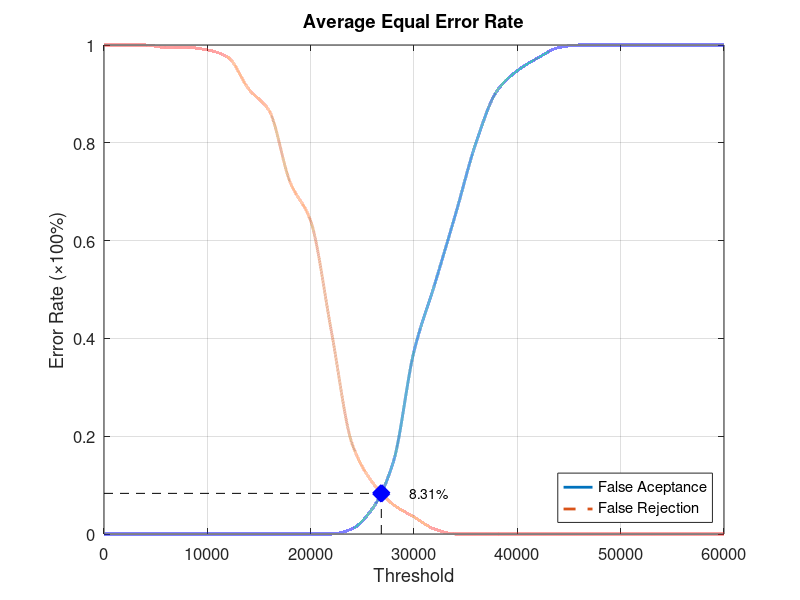
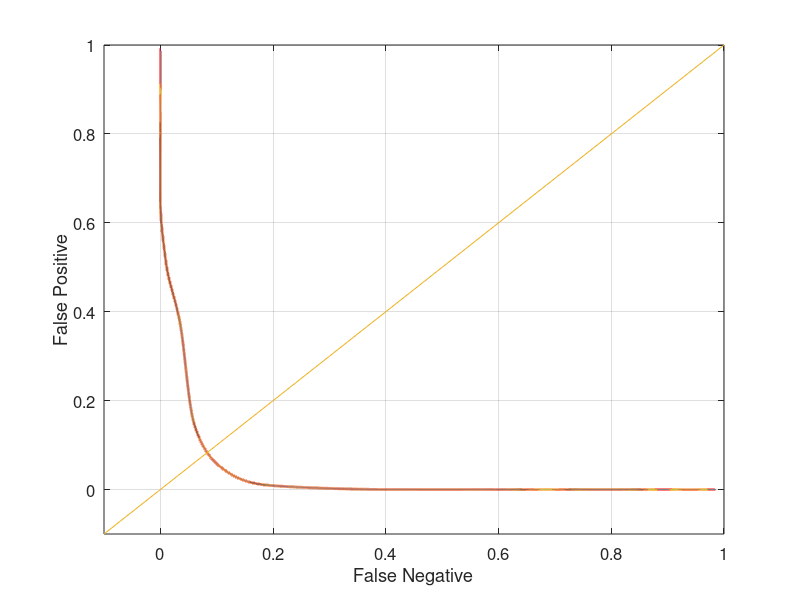

The MATLAB script that drew these images, in order:
function yEER = Database4_3
close all;
clear;
clc;
x = 0:2000:60000;
xq = 0:0.5:60000;

y0 = [0 0 0 0 0 0 0 0 0 0 0 0 0.0105263 0.0526316 0.147368 0.373684 0.510526 0.652632 0.8 0.905263 0.947368 0.973684 0.994737 1 1 1 1 1 1 1 1];
yy0 = interp1(x, y0, xq, 'pchip');
y1 = [1 1 1 0.995 0.995 0.99 0.975 0.91 0.865 0.72 0.64 0.415 0.185 0.105 0.06 0.035 0.01 0 0 0 0 0 0 0 0 0 0 0 0 0 0];
yy1 = interp1(x, y1, xq, 'pchip');

% Calculating EER: 
y2 = abs(y0 - y1);
find(y2 == min(y2))
yy2 = abs(yy0 - yy1);
xEER = find(yy2 == min(yy2));
xEERIndex = xq(xEER) % X-axis EER
yEER = yy0(xEER) % Y-axis EER

main = figure
plot(xq, yy0,'-','LineWidth', 2);	hold on
plot(xq, yy1,'--','LineWidth', 2);	hold on
plot([xEERIndex xEERIndex], [0 yEER], 'k--');	hold on
plot([0 xEERIndex], [yEER yEER], 'k--');	hold on
plot(xEERIndex, yEER, 'bx', 'LineWidth', 10);	hold on
text(xEERIndex + 10 * xEERIndex / 100, yEER, [num2str(round((10000 * yEER)) / 100) '%'])
legend('False Aceptance', 'False Rejection', 'Location', 'SouthEast')
xlabel('Threshold')
ylabel('Error Rate (\times100%)')
title('Average Equal Error Rate')
set(gca, 'FontSize', 12)
axis([0 60000 0 1])
grid on

print(main, 'Database4_3Main', '-dpng');
FNRxFPR = figure('Color', [1 1 1]);
plot(yy1, yy0, '-', yy1, yy0, 'LineWidth', 2);
hold on
y = -0.1:0.1:1
plot(y, y); 
set(gca, 'FontSize', 12)
xlabel('False Negative')
ylabel('False Positive')
axis([-0.1 1 -0.1 1])
set(gca, 'FontSize', 12)
grid on

print(FNRxFPR, 'Database4_3FNRxFPR','-dpng');
end
